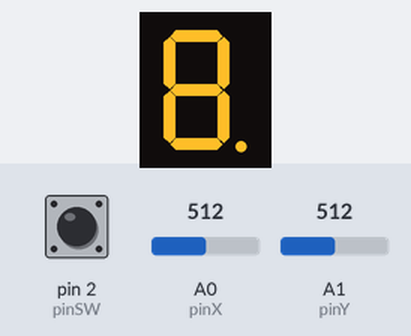
Simulated run of this sketch. Board: Arduino Uno, built with avr-gcc and run on an emulated ATmega328P. Parts: 1-digit seven-segment display. Wiring (inferred from the names in the program): 1-digit 7-segment display, segments lit when LOW: segments pin 5, pin 6, pin 7, pin 8, pin 9, pin 10, pin 11, pin 4. Inputs (shaded band) come from the test bench; at power-on: A0 (pinX) = 512, pin 2 (pinSW) HIGH, A1 (pinY) = 512. The segment pins are drawn as the display they are named for.

Above: at 0.75 s.
1.3 s: A0 (pinX) set to 290
At 1.65 s:
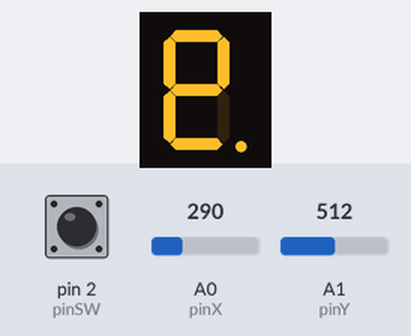
4.3 s: pin 2 (pinSW) pulled LOW for 0.15 s
5.9 s: pin 2 (pinSW) pulled LOW for 1 s
7.5 s: pin 2 (pinSW) pulled LOW for 3.2 s
At 10.65 s:
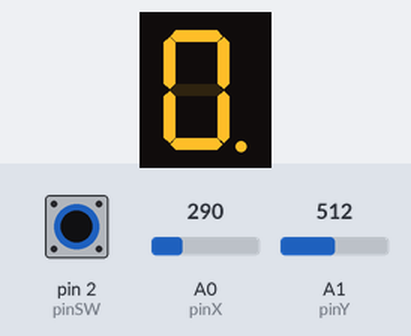
Timing chart, 0 to 12.2 s (numbered marks = the images above; inputs shaded):
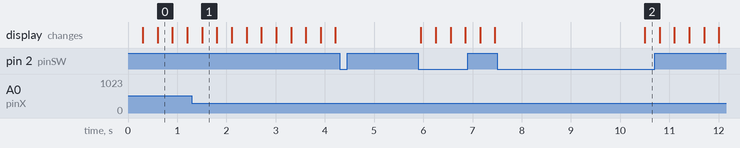

Measured:
- after the input at 1.3 s, the display: changes after 0.21 s (image 1)
- after the input at 4.3 s, every drawn part: stays the same
- after the input at 7.5 s, the display: changes after 3.0 s (image 2)

The sketch:

homework_3.ino
```cpp
#define A 0
#define B 1
#define C 2
#define D 3
#define E 4
#define F 5
#define G 6
#define DP 7

#define UP 0
#define RIGHT 1
#define DOWN 2
#define LEFT 3

#define PHASE_ONE 1
#define PHASE_TWO 2

#define DIRECTIONS 4

const int pinA = 4;
const int pinB = 5;
const int pinC = 6;
const int pinD = 7;
const int pinE = 8;
const int pinF = 9;
const int pinG = 10;
const int pinDP = 11;

const int pinSW = 2;
const int pinX = A0;
const int pinY = A1;
const int segmentSize = 8;
byte currentPhase = PHASE_ONE;

int readX;
int readY;
int currentSegment = DP;

const int minThreshold = 300;
const int maxThreshold = 700;
const int minCalibrationThreshold = 400;
const int maxCalibrationThreshold = 600;
long blinkTime = 300;
byte ledState = HIGH;

int lastSteadyState = HIGH;

long resetTime = 3000;
int currentSwitchState;
int lastSwitchState = LOW;
long debounceDelay = 50;
long lastDebounceTime = 0;

long lastLedStateChangeTime = 0;
long lastPressTime;
long lastReleaseTime;
bool released = false;
bool move = false;


byte segments[segmentSize] = {
  pinA, pinB, pinC, pinD, pinE, pinF, pinG, pinDP
};

byte movement[segmentSize][DIRECTIONS] = {
  { A, B, G, F },
  { A, B, G, F },
  { G, DP, D, E },
  { G, C, D, E },
  { G, C, D, E },
  { A, B, G, F },
  { A, B, D, F },
  { C, DP, DP, D }
};

const int segmentPinMap[segmentSize] = {
  4, 5, 6, 7, 8, 9, 10, 11
};

int segmentStates[segmentSize] = {
  LOW, LOW, LOW, LOW, LOW, LOW, LOW, LOW
};

void setup() {
  pinMode(pinSW, INPUT_PULLUP);
  for(int i = 0; i < segmentSize; i++) {
    pinMode(segments[i], OUTPUT);
  }
  Serial.begin(9600);
}


void loop(){

  currentSwitchState = digitalRead(pinSW);

  if( currentSwitchState != lastSwitchState ) {
    lastDebounceTime = millis();
    lastSwitchState = currentSwitchState;
  }

  if( millis() - lastDebounceTime > debounceDelay ) {

   if ( lastSteadyState == HIGH && currentSwitchState == LOW ) {

      if( currentPhase == PHASE_ONE ) {

        digitalWrite(segmentPinMap[currentSegment], segmentStates[currentSegment]);
        currentPhase = PHASE_TWO;
        lastPressTime = lastDebounceTime;
        released = false;

      }else {
        currentPhase = PHASE_ONE;
      }
    }else if ( lastSteadyState == LOW && currentSwitchState == HIGH ) {
      released = true;
      lastReleaseTime = lastDebounceTime;
    }

    lastSteadyState = currentSwitchState;
  }

  if( currentPhase == PHASE_ONE ) {

    readX = analogRead(pinX);
    readY = analogRead(pinY);

    if ( readX > minCalibrationThreshold && readX < maxCalibrationThreshold && readY > minCalibrationThreshold && readY < maxCalibrationThreshold )
        move = true;

    if( move == true ) {

      if( readX < minThreshold ) {
        currentSegment = movement[currentSegment][LEFT];
        move = false;

      }else if( readX > maxThreshold ) {
        currentSegment = movement[currentSegment][RIGHT];
        move = false;
      }

      if( readY < minThreshold ) {
        currentSegment = movement[currentSegment][DOWN];
        move = false;

      }else if( readY > maxThreshold ) {
        currentSegment = movement[currentSegment][UP];
        move = false;
      }
    }

    defaultState();

  }else if( currentPhase == PHASE_TWO ) {

    if( lastReleaseTime - lastPressTime > resetTime || (released == false && millis() - lastPressTime >= resetTime) ) {
      resetDisplay();

    }else if ( released == true and lastReleaseTime - lastPressTime < resetTime ) {

      readY = analogRead(pinY);

      if( readY > maxThreshold ) {
        segmentStates[currentSegment] = HIGH;
        digitalWrite(segmentPinMap[currentSegment], HIGH);

      }else if( readY < minThreshold ) {
        segmentStates[currentSegment] = LOW;
        digitalWrite(segmentPinMap[currentSegment], LOW);
      }
    }
  }

  displaySegments();
}

void resetDisplay() {

  for(int i = 0; i < segmentSize; i++) {
    digitalWrite(segmentPinMap[i], LOW);
    segmentStates[i] = LOW;
  }
  currentSegment = DP;
  released = false;
  currentPhase = PHASE_ONE;

}

void displaySegments(){

  for(int i = 0; i < segmentSize; i++) {
    if( i != currentSegment )
      digitalWrite(segmentPinMap[i], segmentStates[i]);
  }

}

void defaultState() {

  long currentTime = millis();

  if( currentTime - lastLedStateChangeTime > blinkTime ) {
    digitalWrite(segmentPinMap[currentSegment], ledState);
    ledState = !ledState;
    lastLedStateChangeTime = currentTime;
  }

}
               
```
